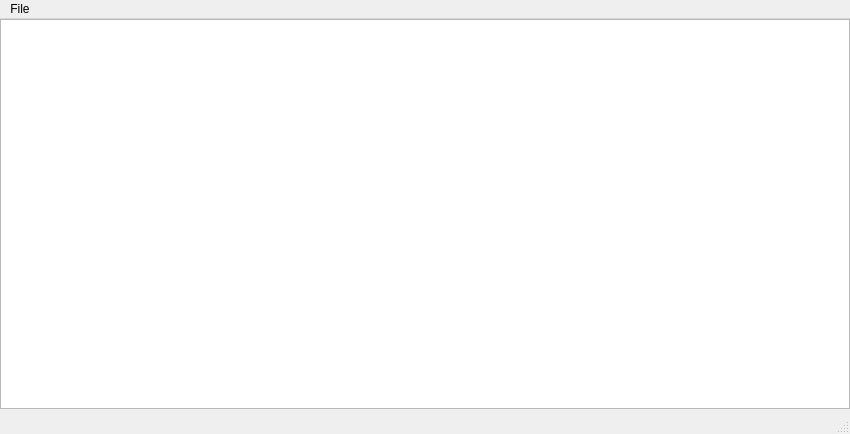
<?xml version="1.0" encoding="UTF-8"?>
<ui version="4.0">
 <class>MainWindow</class>
 <widget class="QMainWindow" name="MainWindow">
  <property name="enabled">
   <bool>true</bool>
  </property>
  <property name="geometry">
   <rect>
    <x>0</x>
    <y>0</y>
    <width>850</width>
    <height>434</height>
   </rect>
  </property>
  <property name="font">
   <font>
    <family>Ubuntu</family>
   </font>
  </property>
  <property name="windowTitle">
   <string>Maroon Lines</string>
  </property>
  <widget class="QWidget" name="centralwidget">
   <widget class="QTextEdit" name="textEdit">
    <property name="geometry">
     <rect>
      <x>0</x>
      <y>0</y>
      <width>850</width>
      <height>390</height>
     </rect>
    </property>
   </widget>
  </widget>
  <widget class="QMenuBar" name="menubar">
   <property name="geometry">
    <rect>
     <x>0</x>
     <y>0</y>
     <width>850</width>
     <height>22</height>
    </rect>
   </property>
   <widget class="QMenu" name="menuFile">
    <property name="title">
     <string>File</string>
    </property>
    <addaction name="actionNew"/>
    <addaction name="actionOpen_File"/>
    <addaction name="actionSave"/>
    <addaction name="actionSave_As"/>
    <addaction name="actionExit"/>
   </widget>
   <addaction name="menuFile"/>
  </widget>
  <widget class="QStatusBar" name="statusbar"/>
  <action name="actionNew">
   <property name="text">
    <string>New File</string>
   </property>
  </action>
  <action name="actionOpen_File">
   <property name="text">
    <string>Open File</string>
   </property>
  </action>
  <action name="actionSave">
   <property name="text">
    <string>Save</string>
   </property>
  </action>
  <action name="actionSave_As">
   <property name="text">
    <string>Save As...</string>
   </property>
  </action>
  <action name="actionExit">
   <property name="text">
    <string>Exit</string>
   </property>
  </action>
 </widget>
 <resources/>
 <connections/>
</ui>
